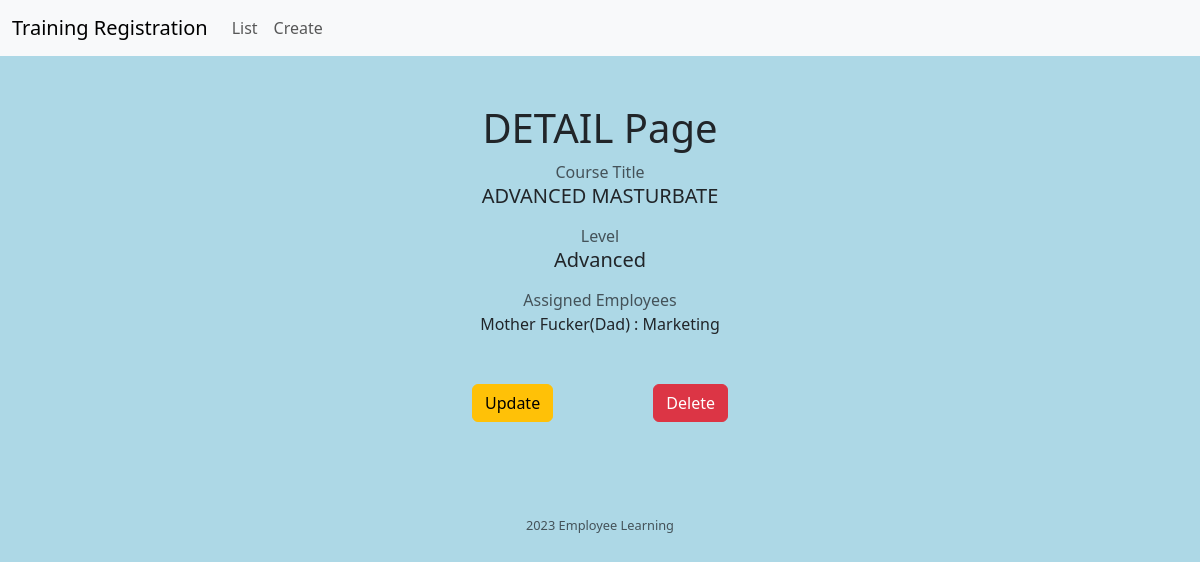
/course-detail/5/, run on the app's committed database.
### employee_learning/models.py (models this page shows, shortened)
class LearningCourse (models.Model):
    LEVEL=[('B','Basic'),('I','Intermediate'),('A','Advanced'),]
    title = models.CharField(max_length=50,unique=True)
    level = models.CharField(max_length=1,choices=LEVEL,default="I")
    employee = models.ManyToManyField(Employees)                ##多对多

class Employees(models.Model):
    name = models.CharField(max_length=25)
    division = models.ForeignKey(Division,on_delete=models.CASCADE)

class Division(models.Model):
    div_name=models.CharField(max_length=25)
    fuck_you=models.BooleanField (help_text="If you want to get fucked,please click this")
    fuck_me=models.DateTimeField(help_text="If you want to get fucked,please click this",verbose_name='时间')
    List=[('高','High'),('中','Medium'),('低','Low')]
    fuck_them=models.ImageField(verbose_name='请上传你的证件照')
    priority=models.CharField(max_length=1,choices=List,default='高',verbose_name='优先级')
    def __str__(self):
        return self.div_name

### employee_learning/views.py (the view)
# urls.py: path('course-detail/<int:pk>/',CourseDetail.as_view(),name='course_detail'),
class CourseDetail(DetailView):
    model = LearningCourse
    template_name='employee_learning/course_detail.html'
    context_object_name='course_object'

### templates/employee_learning/course_detail.html
{% extends "base/base.html" %}
{% load static %}
{% block body %}
    <div class="container text-center">
            <h1 class="text-center mt-5"> DETAIL Page </h1>
            <p class="text-muted mb-0">Course Title</p>
            <h5> {{ course_object.title|upper }} </h5>
            <p class="text-muted mt-3 mb-0">Level</p>
            <h5>{{ course_object.get_level_display }}</h5>
            <p class="text-muted mt-3 mb-0">Assigned Employees</p>
            {% for emp in course_object.employee.all %}
               <p class="mb-0">{{ emp.name }} : {{ emp.division }}</p>
            {% endfor %}
            <a href="{% url 'course_update' object.pk%}" class="btn btn-warning m-5">Update</a>
            <a href="{% url 'course_delete' object.pk%}" class="btn btn-danger m-5">Delete</a>
     </div>
{% endblock %}

### static/css/custom.css (style rules this page uses)
body { background-color: lightblue }

### data on the page
LearningCourse: title "ADVANCED MASTURBATE", level "Advanced"
Employees: name "Mother Fucker(Dad)", division "Marketing"
